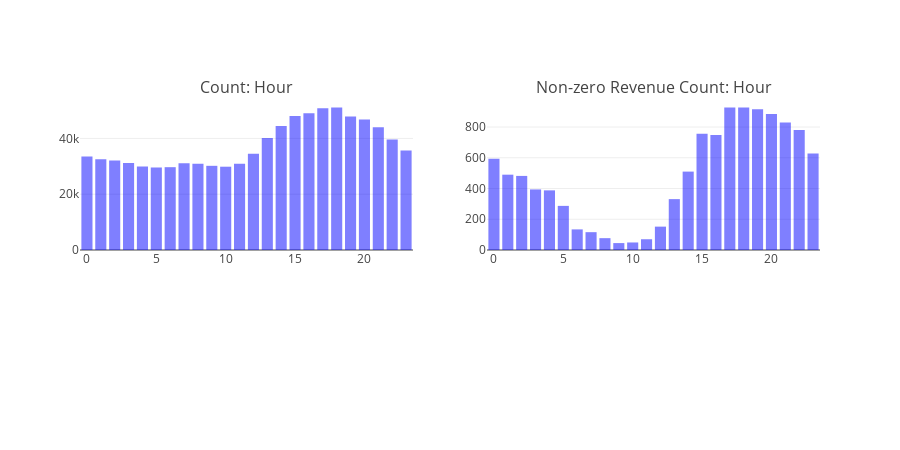
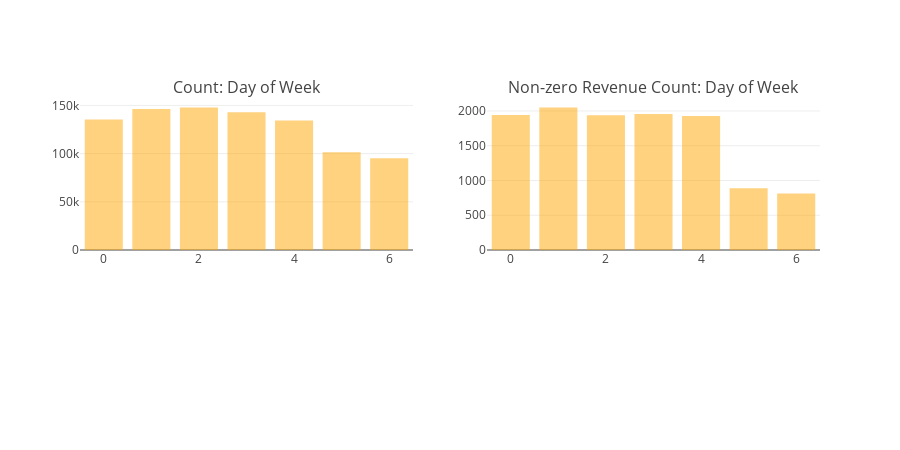
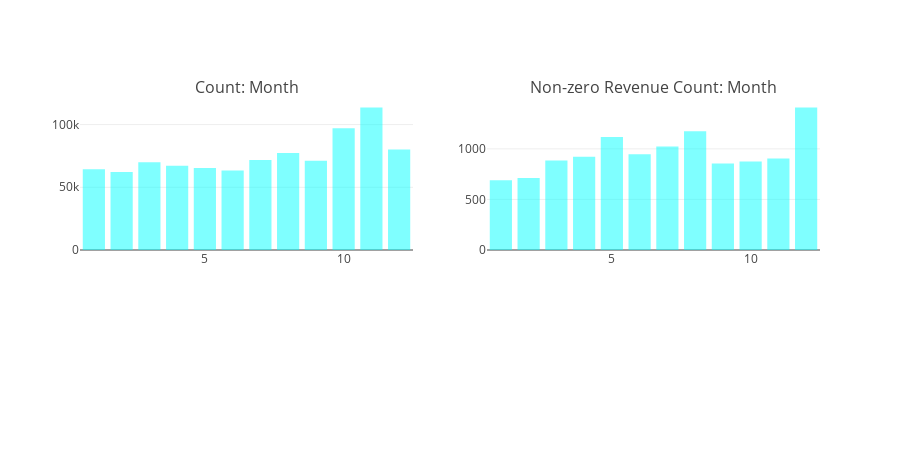

Notebook source saved alongside these figures, in order:
### Code cell
#DATE ATTRIBUTES

fig1 = tools.make_subplots(rows=1, cols=2, subplot_titles=["Count: Hour", "Non-zero Revenue Count: Hour"], print_grid=False)

trs1 = []

tmp1 = train_df.groupby('hour').agg({"totals_transactionRevenue": "size"}).reset_index().rename(columns={"totals_transactionRevenue" : "Count"})
tmp1 = tmp1.dropna().sort_values("Count", ascending = False)
tr1 = go.Bar(y = tmp1["Count"], orientation="v", marker=dict(opacity=0.5, color="blue"), x= tmp1['hour'])
trs1.append(tr1)

tmp1 = train_df.groupby('hour').agg({"totals_transactionRevenue": "count"}).reset_index().rename(columns={"totals_transactionRevenue" : "Non-zero Revenue Count"})
tmp1 = tmp1.dropna().sort_values("Non-zero Revenue Count", ascending = False)
tr1 = go.Bar(y = tmp1["Non-zero Revenue Count"], orientation="v", marker=dict(opacity=0.5, color="blue"), x= tmp1['hour'])
trs1.append(tr1)

fig1.append_trace(trs1[0], 1, 1)
fig1.append_trace(trs1[1], 1, 2)
fig1['layout'].update(height=450, margin=dict(b=200), showlegend=False)
py.iplot(fig1)

fig2 = tools.make_subplots(rows=1, cols=2, subplot_titles=["Count: Day of Week", "Non-zero Revenue Count: Day of Week"], print_grid=False)

trs2 = []

tmp2 = train_df.groupby('dayofweek').agg({"totals_transactionRevenue": "size"}).reset_index().rename(columns={"totals_transactionRevenue" : "Count"})
tmp2 = tmp2.dropna().sort_values("Count", ascending = False)
tr2 = go.Bar(y = tmp2["Count"], orientation="v", marker=dict(opacity=0.5, color="orange"), x= tmp2['dayofweek'])
trs2.append(tr2)

tmp2 = train_df.groupby('dayofweek').agg({"totals_transactionRevenue": "count"}).reset_index().rename(columns={"totals_transactionRevenue" : "Non-zero Revenue Count"})
tmp2 = tmp2.dropna().sort_values("Non-zero Revenue Count", ascending = False)
tr2 = go.Bar(y = tmp2["Non-zero Revenue Count"], orientation="v", marker=dict(opacity=0.5, color="orange"), x= tmp2['dayofweek'])
trs2.append(tr2)

fig2.append_trace(trs2[0], 1, 1)
fig2.append_trace(trs2[1], 1, 2)
fig2['layout'].update(height=450, margin=dict(b=200), showlegend=False)
py.iplot(fig2)

fig3 = tools.make_subplots(rows=1, cols=2, subplot_titles=["Count: Month", "Non-zero Revenue Count: Month"], print_grid=False)

trs3 = []

tmp3 = train_df.groupby('month').agg({"totals_transactionRevenue": "size"}).reset_index().rename(columns={"totals_transactionRevenue" : "Count"})
tmp3 = tmp3.dropna().sort_values("Count", ascending = False)
tr3 = go.Bar(y = tmp3["Count"], orientation="v", marker=dict(opacity=0.5, color="cyan"), x= tmp3['month'])
trs3.append(tr3)

tmp3 = train_df.groupby('month').agg({"totals_transactionRevenue": "count"}).reset_index().rename(columns={"totals_transactionRevenue" : "Non-zero Revenue Count"})
tmp3 = tmp3.dropna().sort_values("Non-zero Revenue Count", ascending = False)
tr3 = go.Bar(y = tmp3["Non-zero Revenue Count"], orientation="v", marker=dict(opacity=0.5, color="cyan"), x= tmp3['month'])
trs3.append(tr3)

fig3.append_trace(trs3[0], 1, 1)
fig3.append_trace(trs3[1], 1, 2)
fig3['layout'].update(height=450, margin=dict(b=200), showlegend=False)
py.iplot(fig3)

### Figure 1 — Plotly figure (JSON) as saved in the notebook; plotly's stock layout.template omitted (floating-point values rounded to 4 significant figures)
{"data": [{"marker": {"color": "blue", "opacity": 0.5}, "orientation": "v", "type": "bar", "uid": "c2af2102-d681-11e8-9a34-f018980880e6", "x": [18, 17, 16, 15, 19, 20, 14, 21, 13, 22, 23, 12, 0, 1, 2, 3, 7, 11, 8, 9, 4, 10, 6, 5], "xaxis": "x", "y": [51096, 50797, 49039, 48092, 47911, 46753, 44490, 44057, 40176, 39584, 35690, 34487, 33482, 32512, 32063, 31235, 31121, 30904, 30889, 30184, 29942, 29869, 29696, 29584], "yaxis": "y"}, {"marker": {"color": "blue", "opacity": 0.5}, "orientation": "v", "type": "bar", "uid": "c2af8ade-d681-11e8-a2cb-f018980880e6", "x": [18, 17, 19, 20, 21, 22, 15, 16, 23, 0, 14, 1, 2, 3, 4, 13, 5, 12, 6, 7, 8, 11, 10, 9], "xaxis": "x2", "y": [927, 927, 916, 884, 829, 781, 757, 748, 628, 593, 510, 490, 482, 394, 388, 331, 287, 152, 134, 116, 77, 70, 49, 45], "yaxis": "y2"}], "layout": {"annotations": [{"font": {"size": 16}, "showarrow": false, "text": "Count: Hour", "x": 0.225, "xanchor": "center", "xref": "paper", "y": 1, "yanchor": "bottom", "yref": "paper"}, {"font": {"size": 16}, "showarrow": false, "text": "Non-zero Revenue Count: Hour", "x": 0.775, "xanchor": "center", "xref": "paper", "y": 1, "yanchor": "bottom", "yref": "paper"}], "height": 450, "margin": {"b": 200}, "showlegend": false, "xaxis": {"anchor": "y", "domain": [0, 0.45]}, "xaxis2": {"anchor": "y2", "domain": [0.55, 1]}, "yaxis": {"anchor": "x", "domain": [0, 1]}, "yaxis2": {"anchor": "x2", "domain": [0, 1]}}}

### Figure 2 — Plotly figure (JSON) as saved in the notebook; plotly's stock layout.template omitted (floating-point values rounded to 4 significant figures)
{"data": [{"marker": {"color": "orange", "opacity": 0.5}, "orientation": "v", "type": "bar", "uid": "c2be60f4-d681-11e8-8758-f018980880e6", "x": [2, 1, 3, 0, 4, 5, 6], "xaxis": "x", "y": [147848, 146410, 143015, 135485, 134368, 101410, 95117], "yaxis": "y"}, {"marker": {"color": "orange", "opacity": 0.5}, "orientation": "v", "type": "bar", "uid": "c2bec74c-d681-11e8-a5ba-f018980880e6", "x": [1, 3, 0, 2, 4, 5, 6], "xaxis": "x2", "y": [2050, 1957, 1943, 1938, 1927, 888, 812], "yaxis": "y2"}], "layout": {"annotations": [{"font": {"size": 16}, "showarrow": false, "text": "Count: Day of Week", "x": 0.225, "xanchor": "center", "xref": "paper", "y": 1, "yanchor": "bottom", "yref": "paper"}, {"font": {"size": 16}, "showarrow": false, "text": "Non-zero Revenue Count: Day of Week", "x": 0.775, "xanchor": "center", "xref": "paper", "y": 1, "yanchor": "bottom", "yref": "paper"}], "height": 450, "margin": {"b": 200}, "showlegend": false, "xaxis": {"anchor": "y", "domain": [0, 0.45]}, "xaxis2": {"anchor": "y2", "domain": [0.55, 1]}, "yaxis": {"anchor": "x", "domain": [0, 1]}, "yaxis2": {"anchor": "x2", "domain": [0, 1]}}}

### Figure 3 — Plotly figure (JSON) as saved in the notebook; plotly's stock layout.template omitted (floating-point values rounded to 4 significant figures)
{"data": [{"marker": {"color": "cyan", "opacity": 0.5}, "orientation": "v", "type": "bar", "uid": "c2cd3fa2-d681-11e8-989f-f018980880e6", "x": [11, 10, 12, 8, 7, 9, 3, 4, 5, 1, 6, 2], "xaxis": "x", "y": [113614, 97114, 80074, 77351, 71793, 71157, 70053, 67156, 65333, 64445, 63425, 62138], "yaxis": "y"}, {"marker": {"color": "cyan", "opacity": 0.5}, "orientation": "v", "type": "bar", "uid": "c2cdd528-d681-11e8-85a7-f018980880e6", "x": [12, 8, 5, 7, 6, 4, 11, 3, 10, 9, 2, 1], "xaxis": "x2", "y": [1409, 1173, 1118, 1024, 947, 921, 905, 885, 874, 856, 713, 690], "yaxis": "y2"}], "layout": {"annotations": [{"font": {"size": 16}, "showarrow": false, "text": "Count: Month", "x": 0.225, "xanchor": "center", "xref": "paper", "y": 1, "yanchor": "bottom", "yref": "paper"}, {"font": {"size": 16}, "showarrow": false, "text": "Non-zero Revenue Count: Month", "x": 0.775, "xanchor": "center", "xref": "paper", "y": 1, "yanchor": "bottom", "yref": "paper"}], "height": 450, "margin": {"b": 200}, "showlegend": false, "xaxis": {"anchor": "y", "domain": [0, 0.45]}, "xaxis2": {"anchor": "y2", "domain": [0.55, 1]}, "yaxis": {"anchor": "x", "domain": [0, 1]}, "yaxis2": {"anchor": "x2", "domain": [0, 1]}}}
